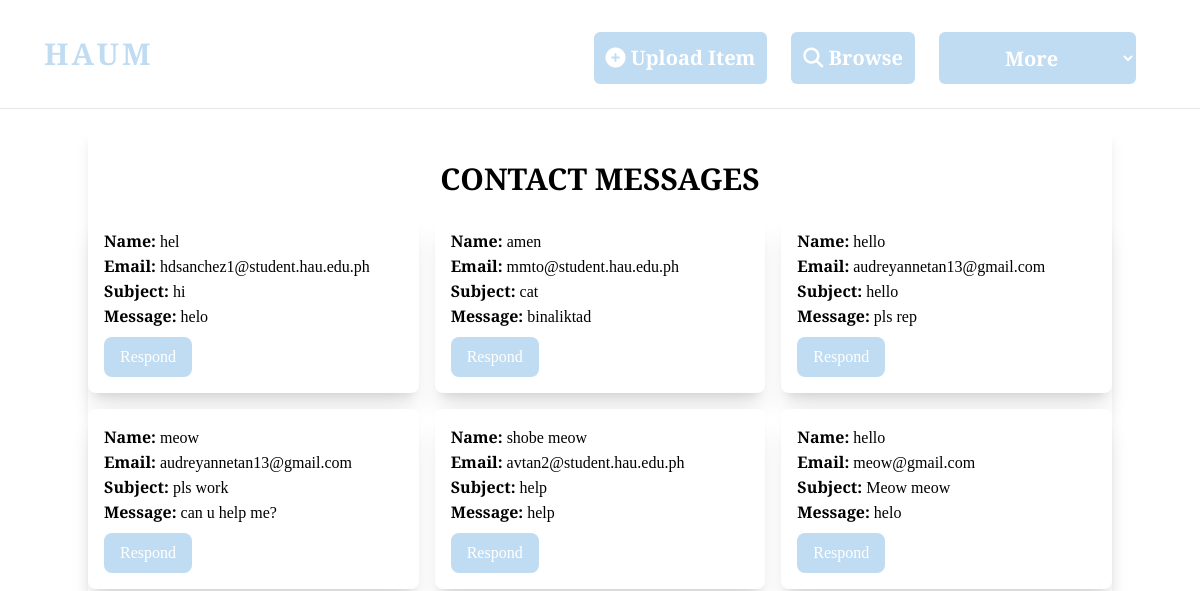
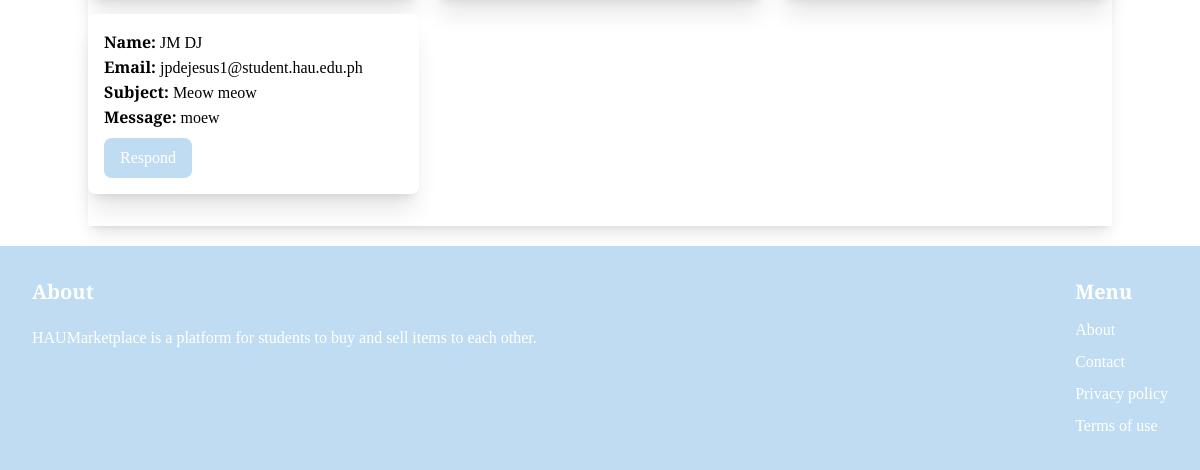
/contact/ (signed in), run on an earlier commit of the app's database (2 pictures, top to bottom).
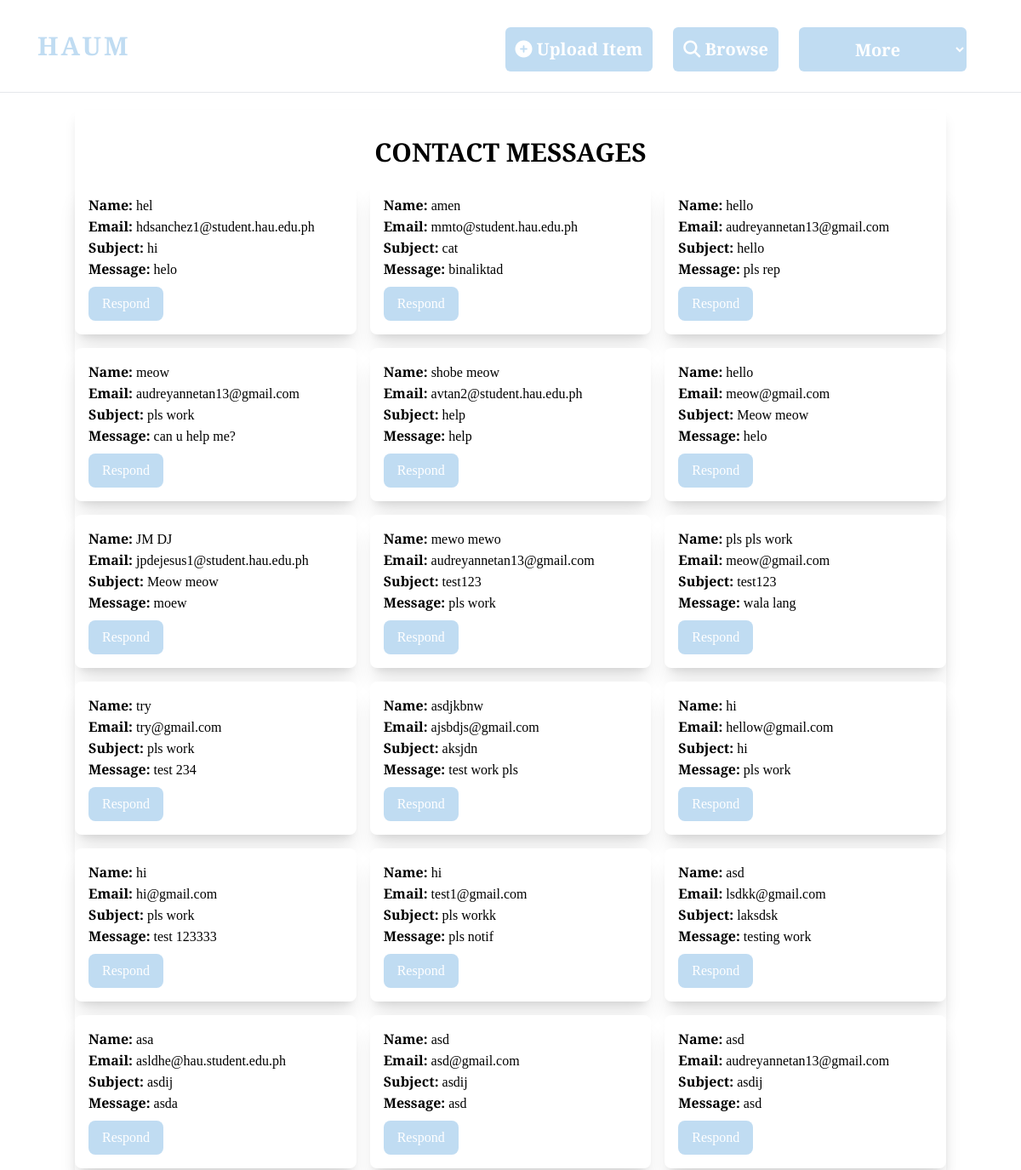
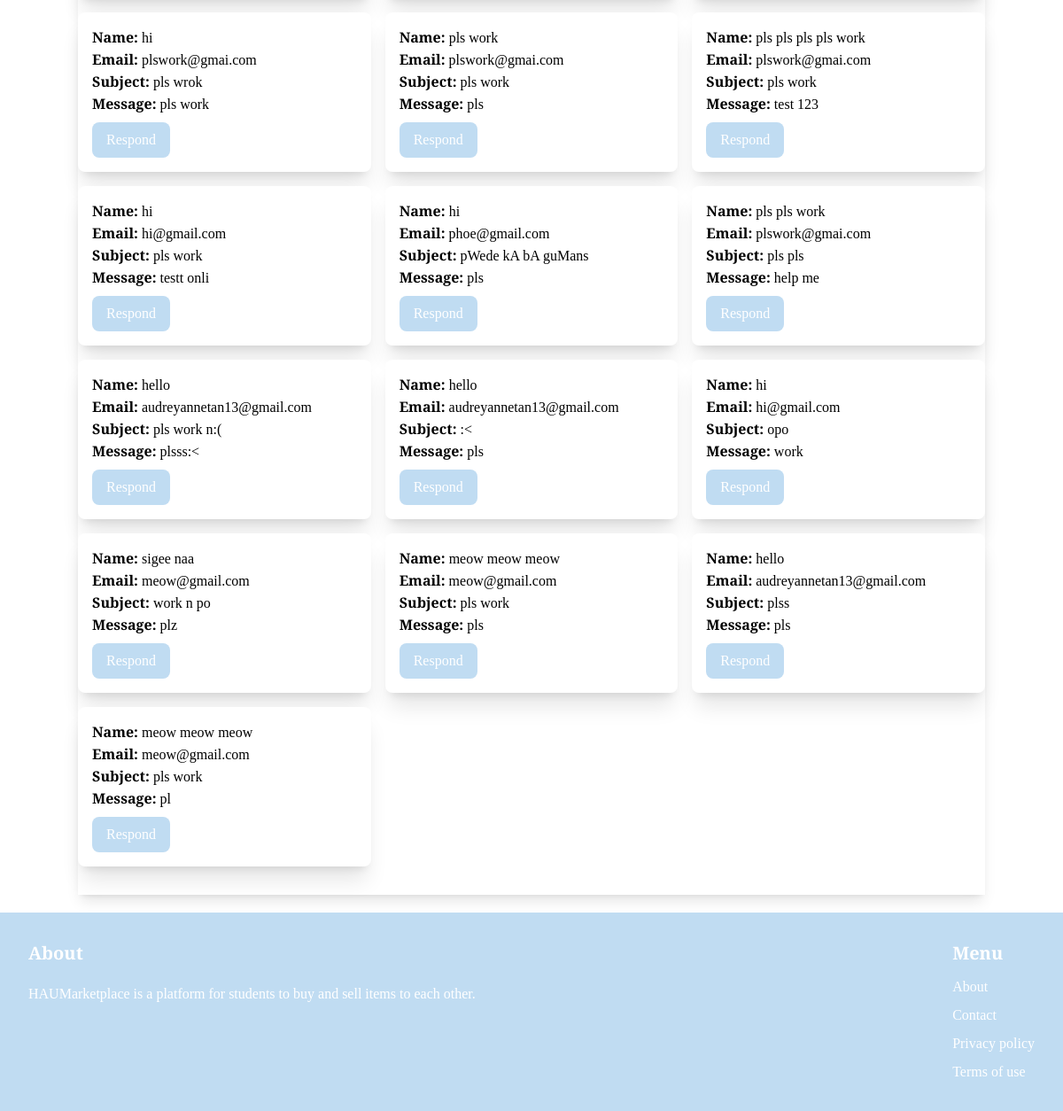
And on a later commit of the database (2 pictures, top to bottom).
### profile/models.py (models this page shows, shortened)
class Profile(models.Model):
    color = ColorField(default='#720026')
    font_preference = models.CharField(max_length=50, default='Default')
    user = models.OneToOneField(User, on_delete=models.CASCADE)
    image = models.ImageField(default='default.jpg', upload_to='profile_pics')
    bio = models.CharField(max_length=200, null=True, blank=True)
    first_name = models.CharField(max_length=30, blank=True, null=True)
    last_name = models.CharField(max_length=30, blank=True, null=True)
    location = models.ForeignKey(Location, on_delete=models.CASCADE, null=True, blank=True)
    address = models.CharField(max_length=300, null=True, blank=True)
    upvotes = models.PositiveIntegerField(default=0)
    downvotes = models.PositiveIntegerField(default=0)

### core/models.py (models this page shows, shortened)
class Contact(models.Model):
    name = models.CharField(max_length=30)
    email = models.EmailField(max_length=100)
    comment = models.TextField(null=True, blank=True)
    subject = models.TextField(max_length=200, null=True, blank=True)
    created_at = models.DateTimeField(default=timezone.now)

### core/views.py (the view, shortened to what this page needs)
# urls.py: path('contact/', views.contact, name='contact'),
def contact(request):
    contacts = None
    if request.user.is_superuser:
        contacts = Contact.objects.all().order_by('created_at')
    return render(request, 'core/contact.html', {'contacts': contacts})

### templates/core/contact.html (shortened to what this page needs)
{% extends 'core/base.html' %}
{% load static %}
{% block content %}
    <div class="container mx-auto py-8 shadow-lg">
        {% if user.is_superuser %}
            <h1 class="text-3xl font-bold mb-4 uppercase text-center">Contact Messages</h1>
            <div class="grid grid-cols-1 md:grid-cols-2 lg:grid-cols-3 gap-4">
                {% for contact in contacts %}
                    <div class="bg-white rounded-lg shadow-xl p-4">
                        <p><strong>Name:</strong> {{ contact.name }}</p>
                        <p><strong>Email:</strong> {{ contact.email }}</p>
                        <p><strong>Subject:</strong> {{ contact.subject }}</p>
                        <p><strong>Message:</strong> {{ contact.comment }}</p>
                        <a href="{% url 'send_email' contact.subject contact.email contact.name %}">
                            <button class="bg-red-800 hover-bg-red-900 text-white py-2 px-4 rounded-lg mt-2" style="background: {{ user.profile.color }}">Respond</button>
                        </a>
                    </div>
                {% endfor %}
            </div>
        {% endif %}
    </div>
{% endblock content %}

### templates/core/base.html (shortened to what this page needs)
<!DOCTYPE html>
{% load static %}
<html lang="en">
<head>
    <script src="https://cdn.tailwindcss.com"></script>
</head>
<body>
    <div style="font-family: {{ user.profile.font_preference }}">
        <nav class="py-4 px-4 lg:py-6 lg:px-6 flex justify-between items-center border-b border-gray-200 bg-{{ user.profile.color }}">
            <a href="/" class="text-xl lg:text-3xl lg:ml-5 font-bold tracking-normal lg:tracking-widest"
               style="color: {{ user.profile.color }}; font-size: 30px;">HAUM</a>
            {% if request.user.is_authenticated %}
                <div id="mobileNav" class="hidden lg:flex space-x-6 lg:mr-10">
                    <div class="container-fluid text-center">
                        <ul class="space-y-2 lg:flex lg:space-x-6">
                            <li><a href="{% url 'item:new_item' %}"
                                   class="text-lg lg:text-base font-semibold text-white rounded-md block py-3 lg:p-3 lg:text-xl lg:mt-2"
                                   style="background: {{ user.profile.color }}"><i class="fas fa-plus-circle"></i> Upload Item
                                </a>
                            </li>
                            <li><a href="{% url 'item:items' %}"
                                   class="text-lg lg:text-base font-semibold text-white rounded-md block py-3 lg:p-3 lg:text-xl"
                                   style="background: {{ user.profile.color }}"><i class="fas fa-search"></i> Browse
                                </a>
                            </li>
                            <select onchange="window.location.href=this.value"
                                    class="text-lg lg:text-base font-semibold text-white rounded-md text-center p-3 lg:p-1 lg:text-xl"
                                    style="background: {{ user.profile.color }}">
                                <option value="" selected disabled class="hidden text-center lg:text-center">More</option>
                            </select>
                        </ul>
                    </div>
                </div>
            {% endif %}
        </nav>
        <div class="p-5">
            {% block content %}{% endblock content %}
        </div>
        <footer class="py-6 px-6 lg:py-8 lg:px-8 flex justify-between bg-red-800 h-full w-full" style="background: {{ user.profile.color }};">
            <div class="w-2/3 pr-4 lg:pr-10">
                <h3 class="mb-3 lg:mb-5 text-lg lg:text-xl font-semibold text-white">About</h3>
                <p class="text-white">HAUMarketplace is a platform for students to buy and sell items to each other.</p>
            </div>
            <div class="w-13">
                <h3 class="mb-2 lg:mb-3 text-lg lg:text-xl font-semibold text-white">Menu</h3>
                <ul class="space-y-2">
                    <li><a href="{% url 'about' %}" class="text-lg lg:text-base text-white hover:text-teal-700">About</a></li>
                    <li><a href="{% url 'contact' %}" class="text-lg lg:text-base text-white hover:text-teal-700">Contact</a></li>
                    <li><a href="{% static 'static_root/privacy_policy/PrivacyPolicy_HAUM.pdf' %}" class="text-lg lg:text-base text-white hover:text-teal-700" target="_blank">Privacy policy</a></li>
                    <li><a href="{% static 'static_root/terms_of_use/TermsofUse_HAUMarketplace.pdf' %}" class="text-lg lg:text-base text-white hover:text-teal-700" target="_blank">Terms of use</a></li>
                </ul>
            </div>
        </footer>
    </div>
</body>
</html>

What changed in the data, as far as the page shows it:
added Contact: name "mewo mewo", email "audreyannetan13@gmail.com", subject "test123", comment "pls work"
added Contact: name "pls pls work", email "meow@gmail.com", subject "test123", comment "wala lang"
added Contact: name "try", email "try@gmail.com", subject "pls work", comment "test 234"
added Contact: name "asdjkbnw", email "ajsbdjs@gmail.com", subject "aksjdn", comment "test work pls"
added Contact: name "hi", email "hellow@gmail.com", subject "hi", comment "pls work"
added Contact: name "hi", email "hi@gmail.com", subject "pls work", comment "test 123333"
added Contact: name "hi", email "test1@gmail.com", subject "pls workk", comment "pls notif"
added Contact: name "asd", email "lsdkk@gmail.com", subject "laksdsk", comment "testing work"
added Contact: name "asa", email "asldhe@hau.student.edu.ph", subject "asdij", comment "asda"
added Contact: name "asd", email "asd@gmail.com", subject "asdij", comment "asd"
added Contact: name "asd", email "audreyannetan13@gmail.com", subject "asdij", comment "asd"
added Contact: name "hi", email "plswork@gmai.com", subject "pls wrok", comment "pls work"
added Contact: name "pls work", email "plswork@gmai.com", subject "pls work", comment "pls"
added Contact: name "pls pls pls pls work", email "plswork@gmai.com", subject "pls work", comment "test 123"
added Contact: name "hi", email "hi@gmail.com", subject "pls work", comment "testt onli"
added Contact: name "hi", email "phoe@gmail.com", subject "pWede kA bA guMans", comment "pls"
added Contact: name "pls pls work", email "plswork@gmai.com", subject "pls pls", comment "help me"
added Contact: name "hello", email "audreyannetan13@gmail.com", subject "pls work n:(", comment "plsss:<"
added Contact: name "hello", email "audreyannetan13@gmail.com", subject ":<", comment "pls"
added Contact: name "hi", email "hi@gmail.com", subject "opo", comment "work"
added Contact: name "sigee naa", email "meow@gmail.com", subject "work n po", comment "plz"
added Contact: name "meow meow meow", email "meow@gmail.com", subject "pls work", comment "pls"
added Contact: name "hello", email "audreyannetan13@gmail.com", subject "plss", comment "pls"
added Contact: name "meow meow meow", email "meow@gmail.com", subject "pls work", comment "pl"
